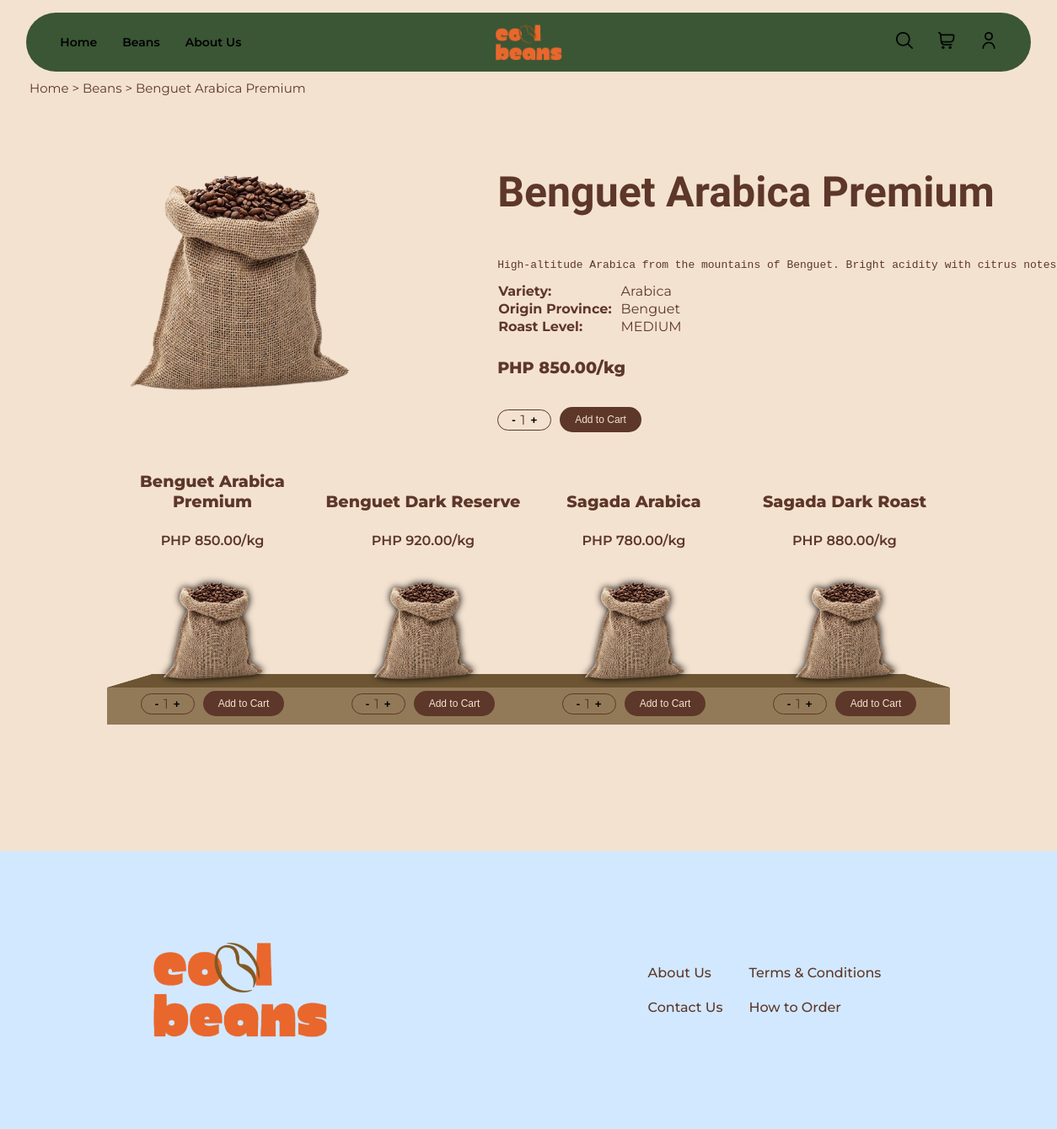
Screenshot of /views/item.php?id=1 with the database file from the repository.
### tables this page shows
CREATE TABLE IF NOT EXISTS `coffee_bean` (
  `bean_id` INT NOT NULL AUTO_INCREMENT,
  `bean_name` VARCHAR(100) NOT NULL,
  `variety` VARCHAR(100) NULL,
  `origin_province_id` INT NOT NULL,
  `roast_level` ENUM('LIGHT', 'MEDIUM', 'MEDIUM_DARK', 'DARK') NULL,
  `price_per_kg` DECIMAL(10,2) NOT NULL,
  `supplier_id` INT NOT NULL,
  `description` TEXT NULL,
  PRIMARY KEY (`bean_id`),
  UNIQUE INDEX `bean_id_UNIQUE` (`bean_id` ASC) VISIBLE,
  INDEX `fk_coffee_bean_province1_idx` (`origin_province_id` ASC) VISIBLE,
  INDEX `fk_coffee_bean_supplier_idx` (`supplier_id` ASC) VISIBLE,
  CONSTRAINT `fk_coffee_bean_province1`
    FOREIGN KEY (`origin_province_id`)
    REFERENCES `province` (`province_id`)
    ON DELETE NO ACTION
    ON UPDATE NO ACTION,
  CONSTRAINT `fk_coffee_bean_supplier`
    FOREIGN KEY (`supplier_id`) 
    REFERENCES `supplier`(`supplier_id`)
    ON DELETE NO ACTION
    ON UPDATE NO ACTION);

CREATE TABLE IF NOT EXISTS `province` (
  `province_id` INT NOT NULL AUTO_INCREMENT,
  `province_name` VARCHAR(45) NOT NULL,
  `region_id` INT NOT NULL,
  PRIMARY KEY (`province_id`),
  UNIQUE INDEX `province_id_UNIQUE` (`province_id` ASC) VISIBLE,
  INDEX `fk_province_region_idx` (`region_id` ASC) VISIBLE,
  CONSTRAINT `fk_province_region`
    FOREIGN KEY (`region_id`)
    REFERENCES `region` (`region_id`)
    ON DELETE NO ACTION
    ON UPDATE NO ACTION);

### views/item.php (called while the page is built, shortened)
<?php
require_once '../coffee-backend/config/db-connect.php';
$bean_id = $_GET['id'] ?? null;
$query = "SELECT cb.*, p.province_name
          FROM coffee_bean cb
          JOIN province p ON cb.origin_province_id = p.province_id
          WHERE cb.bean_id = ?";
$stmt = mysqli_prepare($conn, $query);
mysqli_stmt_bind_param($stmt, 'i', $bean_id);
mysqli_stmt_execute($stmt);
$result = mysqli_stmt_get_result($stmt);
$selected = mysqli_fetch_assoc($result);
$bean_result = mysqli_query($conn, "SELECT bean_id, bean_name, price_per_kg FROM coffee_bean LIMIT 4");
$beans = [];
while ($row = mysqli_fetch_assoc($bean_result)) {
    $beans[] = $row;
}
$location = 'Home > Beans > ' . $selected['bean_name'];
include __DIR__ . '/partials/header.php';
include __DIR__ . '/partials/breadcrumb.php';
include __DIR__ . '/partials/item/product.php';
include __DIR__ . '/partials/item/product_row.php';
include __DIR__ . '/partials/footer.php';
$body = ob_get_clean();
include __DIR__ . '/../views/layouts/layout.php';
?>

### views/partials/item/product_row.php (the view, shortened to what this page needs)
<div class="product-row">
    <div class="product-items">
        <?php foreach ($beans as $bean): ?>
            <div class="bean-item" data-id="<?= $bean['bean_id'] ?>">
                <div class="bean-link" onclick="window.location.href='/itdbadm-mp/views/item.php?id=<?= $bean['bean_id'] ?>'">
                    <h4><?= htmlspecialchars($bean['bean_name']) ?></h4>
                    <p>PHP <?= number_format($bean['price_per_kg'], 2) ?>/kg</p>
                    <img src="/itdbadm-mp/public/common/coffee-bag.png">
                </div>
                <div class="controls">
                    <div class="qty-selector">
                        <button class="qty-btn minus" data-id="<?= $bean['bean_id'] ?>">-</button>
                        <span class="qty-display" id="qty-<?= $bean['bean_id'] ?>">1</span>
                        <button class="qty-btn plus" data-id="<?= $bean['bean_id'] ?>">+</button>
                    </div>
                    <button class="add-btn" data-id="<?= $bean['bean_id'] ?>" onclick="addToCart(<?= $bean['bean_id'] ?>)">Add to Cart</button>
                </div>
            </div>
        <?php endforeach; ?>
    </div>
</div>

### views/partials/header.php (shortened to what this page needs)
<?php
$is_logged_in = isset($_SESSION['user_id']);
$is_admin = isset($_SESSION['is_admin']) && $_SESSION['is_admin'];
?>
<header>
  <nav>
    <div class="nav-links">
      <a href="/itdbadm-mp/coffee-backend/index.php">Home</a>
      <a href="/itdbadm-mp/views/beans.php">Beans</a>
      <a href="/itdbadm-mp/views/about.php">About Us</a>
    </div>
    <img src="/itdbadm-mp/public/common/logo.png" class="logo" alt="Cool Beans Logo" />
    <div class="nav-icons">
    <div class="search-wrapper">
        <a href="#" class="search-toggle">
            <img src="/itdbadm-mp/public/common/search.png" class="icons" />
        </a>
    </div>
    <a href="#"><img src="/itdbadm-mp/public/common/shopping-cart.png" class="cart-icon" /></a>
    <?php if ($is_logged_in): ?>
        <span><?= htmlspecialchars($_SESSION['username']) ?></span>
        <div class="user-dropdown">
            <a href="#"><img src="/itdbadm-mp/public/common/user.png" class="login-icon" /></a>
            <div class="dropdown-menu">
                <?php if ($is_admin): ?>
                    <a href="/itdbadm-mp/coffee-backend/management/management.php">Management</a>
                <?php endif; ?>
                <a href="/itdbadm-mp/coffee-backend/auth/logout.php">Logout</a>
            </div>
        </div>
    <?php else: ?>
        <a href="#"><img src="/itdbadm-mp/public/common/user.png" class="login-icon" /></a>
    <?php endif; ?>
</div>
  </nav>
</header>

### views/partials/breadcrumb.php
<div class="breadcrumb">
    <p><?= htmlspecialchars($location) ?></p>
</div>

### views/partials/item/product.php (shortened to what this page needs)
<div class="product-container">
    <div class="left-panel">
        <img src="/itdbadm-mp/public/common/coffee-bag.png">
    </div>
    <div class="right-panel">
        <div class="description">
            <h3><?= htmlspecialchars($selected['bean_name']) ?></h3>
            <pre><?= htmlspecialchars($selected['description']) ?></pre>
            <table>
                <tr>
                    <td style="font-weight: bold;">Variety:</td>
                    <td><?= htmlspecialchars($selected['variety']) ?></td>
                </tr>
                <tr>
                    <td style="font-weight: bold;">Origin Province:</td>
                    <td><?= htmlspecialchars($selected['province_name']) ?></td>
                </tr>
                <tr>
                    <td style="font-weight: bold;">Roast Level:</td>
                    <td><?= htmlspecialchars($selected['roast_level']) ?></td>
                </tr>
            </table>
            <h4>PHP <?= htmlspecialchars($selected['price_per_kg']) ?>/kg</h4>
        </div>
        <div class="option">
            <div class="controls">
                <div class="qty-selector">
                    <button class="qty-btn minus" data-id="<?= $selected['bean_id'] ?>">-</button>
                    <span class="qty-display" id="qty-<?= $selected['bean_id'] ?>">1</span>
                    <button class="qty-btn plus" data-id="<?= $selected['bean_id'] ?>">+</button>
                </div>
                <button class="add-btn" data-id="<?= $selected['bean_id'] ?>" onclick="addToCart(<?= $selected['bean_id'] ?>)">Add to Cart</button>
            </div>
        </div>
    </div>
</div>

### views/partials/footer.php (shortened to what this page needs)
<footer>
  <img src="/itdbadm-mp/public/common/logo.png" />
  <table>
    <tr>
      <td><a href="/itdbadm-mp/views/about.php">About Us</a></td>
      <td><a href="/itdbadm-mp/views/terms.php">Terms & Conditions</a></td>
    </tr>
    <tr>
      <td><a href="/itdbadm-mp/views/contact.php">Contact Us</a></td>
      <td><a href="/itdbadm-mp/views/how-to-order.php">How to Order</a></td>
    </tr>
  </table>
</footer>

### views/layouts/layout.php (shortened to what this page needs)
<!DOCTYPE html>
<html>
  <head>
    <link rel="stylesheet" href="../public/common/style.css">
  </head>
  <body>
    <?= $body ?>
  </body>
</html>

### public/common/style.css (style rules this page uses)
body { background-color: #F4E2D0; color: #5D372A; font-family: 'Montserrat', sans-serif; margin: 0; display: flex; flex-direction: column; align-items: center; }
header { width: 95%; display: flex; justify-content: center; position: fixed; top: 15px; z-index: 1000; }
header nav { display: flex; align-items: center; justify-content: space-between; width: 95%; height: 70px; border-radius: 70px; background-color:#3A5635; padding: 0 40px; }
.nav-links, .nav-icons { display: flex; align-items: center; gap: 30px; flex: 1; }
.nav-icons { justify-content: flex-end; }
header a { text-decoration: none; color: black; font-size: 14px; font-weight: 600; }
.logo { height: 45px; }
.icons { height: 20px; }
h4 { font-weight: 800; font-size: larger; }
.product-row { width: 90%; max-width: 1000px; margin-bottom: 100px; background-image: url("/itdbadm-mp/public/common/shelf.png"); background-repeat: no-repeat; background-position: bottom center; background-size: 100% 60px; padding-bottom: 10px; }
.product-items { display: flex; justify-content: space-around; align-items: flex-end; width: 100%; flex-wrap: wrap; }
.bean-item { width: calc(25% - 20px); }
.bean-item { text-align: center; width: 250px; display: flex; flex-direction: column; align-items: center; }
.bean-item img { height: 180px; width: auto; margin-bottom: -30px; filter: drop-shadow(0 0 4px black); }
.bean-item p { margin: 5px 0; font-weight: 600; }
.controls { display: flex; align-items: center; gap: 10px; margin-top: 10px; }
.qty-selector { display: flex; align-items: center; border: solid 1px; border-color: #5D372A; border-radius: 20px; padding: 2px 10px; }
.qty-selector button { background: none; border: none; cursor: pointer; font-weight: bold; }
.add-btn { background-color: #5D372A; color: #F4E2D0; border: none; border-radius: 20px; padding: 8px 18px; font-size: 12px; cursor: pointer; }
footer { display: flex; flex-direction: row; justify-content: space-around; align-items: center; width: 100%; min-height: 250px; background-color: #D2E8FF; margin-top: 50px; padding: 40px 0; }
footer img { height: 120px; }
footer a { text-decoration: none; color: #5D372A; font-weight: 500; }
table { border-collapse: separate; border-spacing: 20px; }
.breadcrumb { margin-top: 80px; font-size: 15px; display: flex; align-self: flex-start; padding: 0 0 0 35px; }
.product-container { display: flex; flex-direction: row; align-items: center; justify-content: space-between; gap: 15%; }
.right-panel { display: flex; flex-direction: column; justify-content: space-between; align-items: flex-start; gap: 3%; padding: 10px; }
.description h3 { font-size: 50px; font-family: Notable; }
.description table { border: none; border-collapse: collapse; }
.description table th,td { padding-right: 10px; }
.left-panel img { height: 400px; width: 300px; }
.cart-icon { height: 20px; }
.login-icon { height: 20px; }
.search-wrapper { display: flex; align-items: center; gap: 8px; position: relative; }
.bean-link { cursor: pointer; text-decoration: none; color: #5D372A; }

### rows the page displays
coffee_bean: bean_name "Home > Beans > Benguet Arabica Premium", bean_name "Benguet Arabica Premium", description "High-altitude Arabica from the mountains of Benguet. Bright acidity with citrus…", variety "Arabica", origin_province.province_name "Benguet", roast_level "MEDIUM", price_per_kg "850.00"
coffee_bean: bean_name "Benguet Dark Reserve", price_per_kg "920.00"
coffee_bean: bean_name "Sagada Arabica", price_per_kg "780.00"
coffee_bean: bean_name "Sagada Dark Roast", price_per_kg "880.00"
